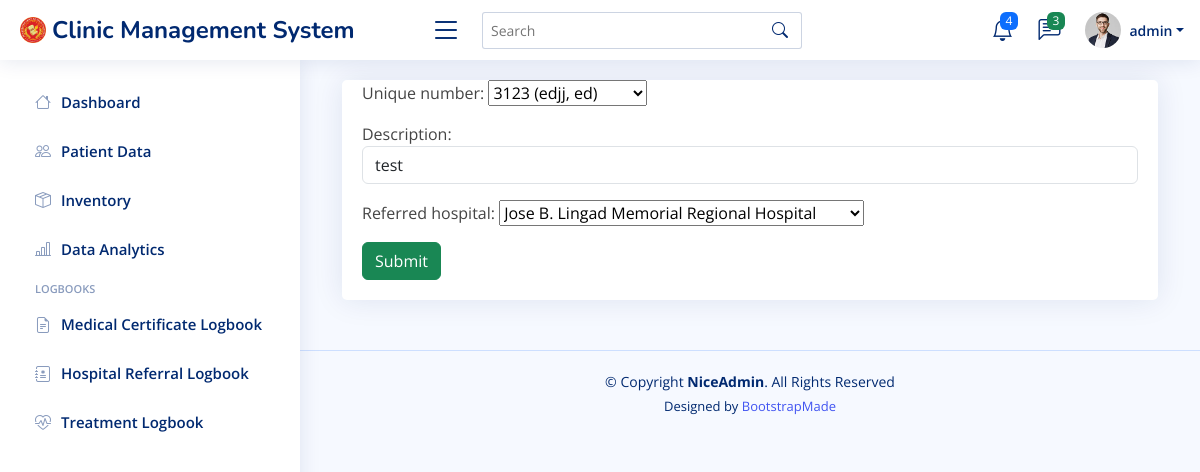
/referralform-update/1/ (signed in), run on the app's committed database.
### cms/models.py (models this page shows, shortened)
class patient(models.Model):
    created_at = models.DateTimeField(auto_now_add=True)
    updated_at = models.DateTimeField(auto_now=True)
    unique_number = models.CharField(unique=True, max_length=10)
    first_name = models.CharField(max_length=100)
    middle_name = models.CharField(max_length=100, blank=True)
    last_name = models.CharField(max_length=100)
    suffix = models.CharField(max_length=2, blank=True, null=True)
    SEX_CHOICES = [
        ("Male", "Male"),
        ("Female", "Female"),
    ]
    sex = models.CharField(max_length=6, choices=SEX_CHOICES)
    birthday = models.DateField(null=True)
    address = models.CharField(max_length=100)
    course = models.CharField(max_length=100, blank=True, null=True)
    year = models.PositiveIntegerField(blank=True, null=True)
    section = models.CharField(max_length=100, blank=True, null=True)
    contact_number = models.PositiveIntegerField(default=0)
    emergency_number = models.PositiveIntegerField(default=0)
    personal_email = models.CharField(max_length=100)
    provider = models.CharField(max_length=100, blank=True)
    provider_updated = models.CharField(max_length=100, blank=True)
    def __str__(self):
        return f'{self.unique_number} ({self.last_name}, {self.first_name})'

class Referral(models.Model):
    created_at = models.DateTimeField(auto_now_add=True)
    updated_at = models.DateTimeField(auto_now=True)
    unique_number = models.ForeignKey('Patient', on_delete=models.RESTRICT)
    description = models.CharField(max_length=1000, null=True, blank=True)
    HOSPITAL_CHOICES = [
        ("The Medical City Clark", "The Medical City Clark"),
        ("Angeles University Foundation Medical Center", "Angeles University Foundation Medical Center"),
        ("Mother Teresa of Calcutta Medical Center", "Mother Teresa of Calcutta Medical Center"),
        ("Jose B. Lingad Memorial Regional Hospital", "Jose B. Lingad Memorial Regional Hospital"),
        ("San Fernandino Hospital", "San Fernandino Hospital"),
        ("Mt. Carmel Medical Center", "Mt. Carmel Medical Center"),
        ("Sacred Heart Medical Center", "Sacred Heart Medical Center"),
        ("Our Lady of Mt. Carmel Medical Center", "Our Lady of Mt. Carmel Medical Center"),
    ]
    referred_hospital = models.CharField(max_length=100, choices=HOSPITAL_CHOICES)
    provider = models.CharField(max_length=100, blank=True)
    provider_updated = models.CharField(max_length=100, blank=True)

### cms/views.py (the view, shortened to what this page needs)
# urls.py: path('referralform-update/<str:pk>/', views.referralform_update_view, name="Referral Update"),
@login_required(login_url="Login")
def referralform_update_view(request, pk):
    referral_instance = get_object_or_404(Referral, id=pk)
    form = ReferralForm(instance=referral_instance)
    context = {'form':form}
    return render(request, 'cms/referral-form.html', context)

### cms/forms.py
class ReferralForm(forms.ModelForm):
    class Meta:
        model = Referral
        fields = '__all__'
        exclude = ('created_at', 'provider', 'updated_at', 'provider_updated')
        widgets = {
            'unique_number': s2forms.Select2Widget(attrs={'class': 'form-select'}),
            'description': forms.TextInput(attrs={'class': 'form-control'}),
            'referred_hospital': s2forms.Select2Widget(attrs={'class': 'form-select'}),
        }

### cms/templates/cms/referral-form.html (shortened to what this page needs)
{% extends "cms/base.html" %}
{% block content %}
<div class="container">
    <div class="row">
        <div class="col-sm">
            <div class="card card-body">
                <div class="form-group">
                    <form action="" method="POST">
                        {{form.as_p}}
                        <input class="btn btn-success" type="submit" value="Submit">
                    </form>
                </div>
            </div>
        </div>
    </div>
</div>
{% endblock content %}

### cms/templates/cms/base.html (shortened to what this page needs)
{% load static %}
<!DOCTYPE html>
<html lang="en">
<head>
  <link href="{% static "cms/assets/vendor/bootstrap/css/bootstrap.min.css" %}" rel="stylesheet">
  <link href="{% static "cms/assets/vendor/bootstrap-icons/bootstrap-icons.css" %}" rel="stylesheet">
  <link href="{% static "cms/assets/vendor/boxicons/css/boxicons.min.css" %}" rel="stylesheet">
  <link href="{% static "cms/assets/vendor/quill/quill.snow.css" %}" rel="stylesheet">
  <link href="{% static "cms/assets/vendor/quill/quill.bubble.css" %}" rel="stylesheet">
  <link href="{% static "cms/assets/vendor/remixicon/remixicon.css" %}s" rel="stylesheet">
  <link href="{% static "cms/assets/vendor/simple-datatables/style.css" %}" rel="stylesheet">
  <link href="{% static "cms/assets/css/style.css" %}" rel="stylesheet">
</head>
<body>
  <header id="header" class="header fixed-top d-flex align-items-center">
    <div class="d-flex align-items-center justify-content-between">
      <a href={% url 'Dashboard' %} class="logo d-flex align-items-center">
        <img src="{% static "cms/assets/img/dhvsu_logo.png" %}" alt="">
        <span class="d-none d-lg-block">Clinic Management System</span>
      </a>
      <i class="bi bi-list toggle-sidebar-btn"></i>
    </div>
    <div class="search-bar">
      <form class="search-form d-flex align-items-center" method="POST" action="#">
        <input type="text" name="query" placeholder="Search" title="Enter search keyword">
        <button type="submit" title="Search"><i class="bi bi-search"></i></button>
      </form>
    </div>
    <nav class="header-nav ms-auto">
      <ul class="d-flex align-items-center">
        <li class="nav-item dropdown">
          <a class="nav-link nav-icon" href="#" data-bs-toggle="dropdown">
            <i class="bi bi-bell"></i>
            <span class="badge bg-primary badge-number">4</span>
          </a>
        </li>
        <li class="nav-item dropdown">
          <a class="nav-link nav-icon" href="#" data-bs-toggle="dropdown">
            <i class="bi bi-chat-left-text"></i>
            <span class="badge bg-success badge-number">3</span>
          </a>
        </li>
        <li class="nav-item dropdown pe-3">
          <a class="nav-link nav-profile d-flex align-items-center pe-0" href="#" data-bs-toggle="dropdown">
            <img src="{% static "cms/assets/img/profile-img.jpg" %}" alt="Profile" class="rounded-circle">
            <span class="d-none d-md-block dropdown-toggle ps-2">{{ user.username }}</span>
          </a>
        </li>
      </ul>
    </nav>
  </header>
  <aside id="sidebar" class="sidebar">
    <ul class="sidebar-nav" id="sidebar-nav">
      <li class="nav-item">
        <a class="nav-link collapsed" href={% url "Dashboard" %}>
          <i class="bi bi-house"></i>
          <span>Dashboard</span>
      </li>
      <li class="nav-item">
        <a class="nav-link collapsed" href={% url "Patient Data" %}>
          <i class="bi bi-people"></i>
          <span>Patient Data</span>
      </li>
      <li class="nav-item">
        <a class="nav-link collapsed" href={% url "Inventory Data" %}>
          <i class="bi bi-box-seam"></i>
          <span>Inventory</span>
      </li>
      <li class="nav-item">
        <a class="nav-link collapsed" href={% url "chart" %}>
          <i class="bi bi-bar-chart-line"></i>
          <span>Data Analytics</span>
      </li>
      <li class="nav-heading">Logbooks</li>
      <li class="nav-item">
        <a class="nav-link collapsed" href={% url "Medcert Data" %}>
          <i class="bi bi-file-earmark-text"></i>
          <span>Medical Certificate Logbook</span>
      </li>
      <li class="nav-item">
        <a class="nav-link collapsed" href={% url "Referral Data" %}>
          <i class="bi bi-journal-medical"></i>
          <span>Hospital Referral Logbook</span>
      </li>
      <li class="nav-item">
        <a class="nav-link collapsed" href={% url "Treatment Data" %}>
          <i class="bi bi-heart-pulse"></i>
          <span>Treatment Logbook</span>
      </li>
    </ul>
  </aside>
  <main id="main" class="main">
    {% block content %}
    {% endblock content %}
  </main>
  <footer id="footer" class="footer">
    <div class="copyright">
      &copy; Copyright <strong><span>NiceAdmin</span></strong>. All Rights Reserved
    </div>
    <div class="credits">
      Designed by <a href="https://bootstrapmade.com/">BootstrapMade</a>
    </div>
  </footer>
</body>
</html>

### cms/static/cms/assets/css/style.css (style rules this page uses)
:root { scroll-behavior: smooth; }
body { font-family: "Open Sans", sans-serif; background: #f6f9ff; color: #444444; }
a { color: #4154f1; text-decoration: none; }
#main { margin-top: 60px; padding: 20px 30px; transition: all 0.3s; }
.card { margin-bottom: 30px; border: none; border-radius: 5px; box-shadow: 0px 0 30px rgba(1, 41, 112, 0.1); }
.card-body { padding: 0 20px 20px 20px; }
.logo { line-height: 1; }
@media (min-width: 1200px) { .logo { width: 400px; } }
.logo img { max-height: 26px; margin-right: 6px; }
.logo span { font-size: 24px; font-weight: 700; color: #012970; font-family: "Nunito", sans-serif; }
.header { transition: all 0.5s; z-index: 997; height: 60px; box-shadow: 0px 2px 20px rgba(1, 41, 112, 0.1); background-color: #fff; padding-left: 20px; }
.header .toggle-sidebar-btn { font-size: 32px; padding-left: 10px; cursor: pointer; color: #012970; }
.header .search-bar { min-width: 360px; padding: 0 20px; }
.header .search-form { width: 100%; }
.header .search-form input { border: 0; font-size: 14px; color: #012970; border: 1px solid rgba(1, 41, 112, 0.2); padding: 7px 38px 7px 8px; border-radius: 3px; transition: 0.3s; width: 100%; }
.header .search-form button { border: 0; padding: 0; margin-left: -30px; background: none; }
.header .search-form button i { color: #012970; }
.header-nav ul { list-style: none; }
.header-nav>ul { margin: 0; padding: 0; }
.header-nav .nav-icon { font-size: 22px; color: #012970; margin-right: 25px; position: relative; }
.header-nav .nav-profile { color: #012970; }
.header-nav .nav-profile img { max-height: 36px; }
.header-nav .nav-profile span { font-size: 14px; font-weight: 600; }
.header-nav .badge-number { position: absolute; inset: -2px -5px auto auto; font-weight: normal; font-size: 12px; padding: 3px 6px; }
.sidebar { position: fixed; top: 60px; left: 0; bottom: 0; width: 300px; z-index: 996; transition: all 0.3s; padding: 20px; overflow-y: auto; scrollbar-width: thin; scrollbar-color: #aab7cf transparent; box-shadow: 0px 0px 20px rgba(1, 41, 112, 0.1); background-color: #fff; }
@media (min-width: 1200px) { #main, #footer { margin-left: 300px; } }
.sidebar-nav { padding: 0; margin: 0; list-style: none; }
.sidebar-nav li { padding: 0; margin: 0; list-style: none; }
.sidebar-nav .nav-item { margin-bottom: 5px; }
.sidebar-nav .nav-heading { font-size: 11px; text-transform: uppercase; color: #899bbd; font-weight: 600; margin: 10px 0 5px 15px; }
.sidebar-nav .nav-link { display: flex; align-items: center; font-size: 15px; font-weight: 600; color: #4154f1; transition: 0.3; background: #f6f9ff; padding: 10px 15px; border-radius: 4px; }
.sidebar-nav .nav-link i { font-size: 16px; margin-right: 10px; color: #4154f1; }
.sidebar-nav .nav-link.collapsed { color: #012970; background: #fff; }
.sidebar-nav .nav-link.collapsed i { color: #899bbd; }
.footer { padding: 20px 0; font-size: 14px; transition: all 0.3s; border-top: 1px solid #cddfff; }
.footer .copyright { text-align: center; color: #012970; }
.footer .credits { padding-top: 5px; text-align: center; font-size: 13px; color: #012970; }

### data on the page
patient: unique_number "3123 (edjj, ed)"
Referral: description "test", referred_hospital "Jose B. Lingad Memorial Regional Hospital"

### other printed values
{{ user.username }} "admin"
